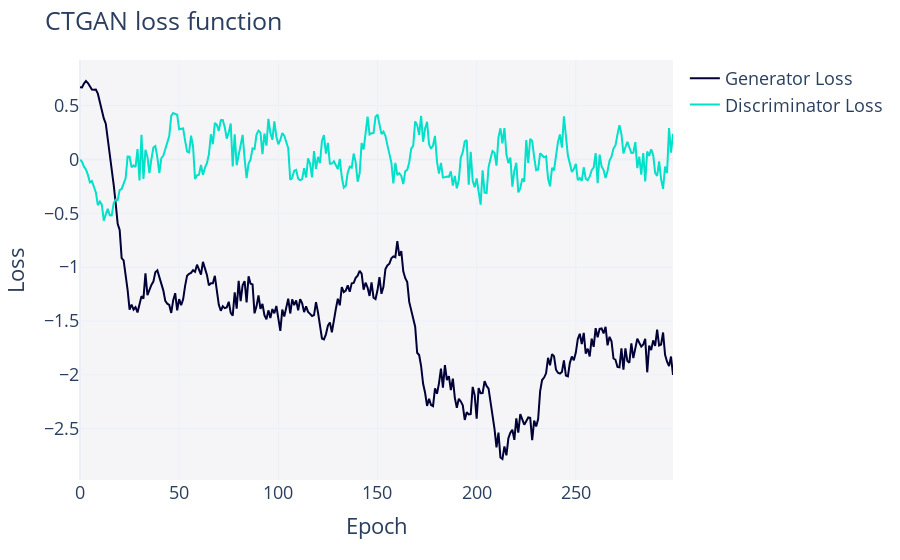

The notebook cell this image was saved under:
### Markdown cell above
>Muchas veces la gráfica de densidad de los datos sintéticos no está completa debido a que no ha generado datos para un dato concreto de números, si aumentáramos las muestras sintéticas a crear esto no pasaría.
>
>Vemos que las gráficas de densidad de los datos sintéticos se pueden acercar a las de los datos reales, pero hay muchos campos en el que las gráficas de densidad no tienen nada que ver.

### Code cell
synthesizer.get_loss_values_plot().show("vscode")

### Figure 1 — Plotly figure (JSON) as saved in the notebook; plotly's stock layout.template omitted (floating-point values rounded to 4 significant figures; data arrays with more than 128 entries replaced by an {"elided": "..."} marker saying what was removed)
{"data": [{"hovertemplate": "variable=Generator Loss<br>Epoch=%{x}<br>value=%{y}<extra></extra>", "legendgroup": "Generator Loss", "line": {"color": "#000036", "dash": "solid"}, "marker": {"symbol": "circle"}, "mode": "lines", "name": "Generator Loss", "orientation": "v", "showlegend": true, "type": "scatter", "x": {"elided": "300 int values"}, "xaxis": "x", "y": {"elided": "300 float values"}, "yaxis": "y"}, {"hovertemplate": "variable=Discriminator Loss<br>Epoch=%{x}<br>value=%{y}<extra></extra>", "legendgroup": "Discriminator Loss", "line": {"color": "#01E0C9", "dash": "solid"}, "marker": {"symbol": "circle"}, "mode": "lines", "name": "Discriminator Loss", "orientation": "v", "showlegend": true, "type": "scatter", "x": {"elided": "300 int values"}, "xaxis": "x", "y": {"elided": "300 float values"}, "yaxis": "y"}], "layout": {"font": {"size": 18}, "legend": {"orientation": "v", "title": {"text": ""}, "tracegroupgap": 0}, "margin": {"t": 60}, "plot_bgcolor": "#F5F5F8", "title": {"text": "CTGAN loss function"}, "xaxis": {"anchor": "y", "domain": [0, 1], "title": {"text": "Epoch"}}, "yaxis": {"anchor": "x", "domain": [0, 1], "title": {"text": "Loss"}}}}
